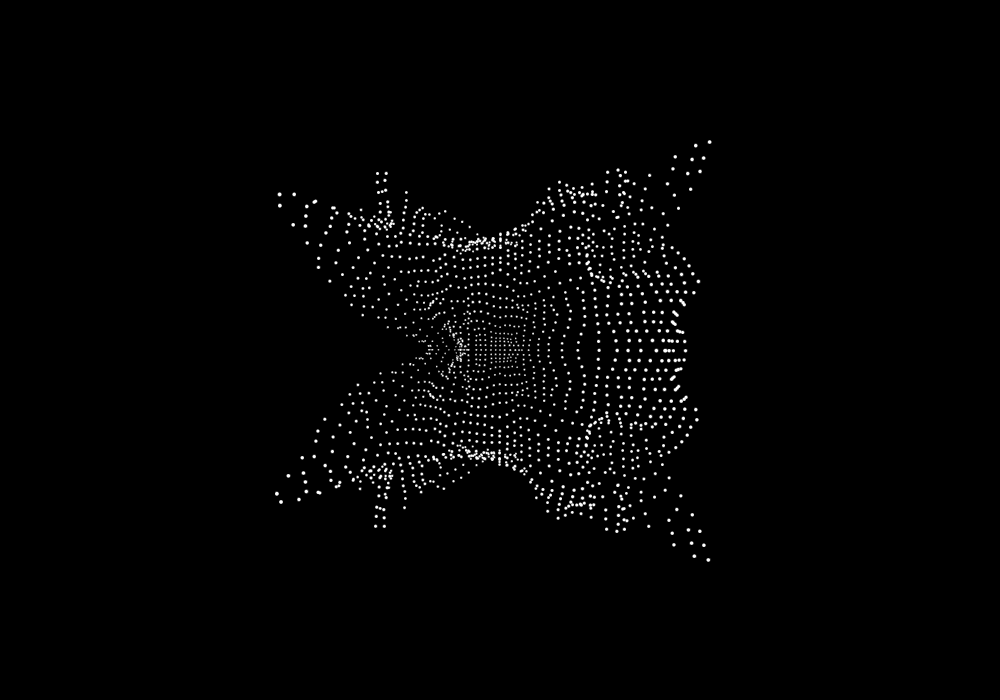
Frame 1 (no input)
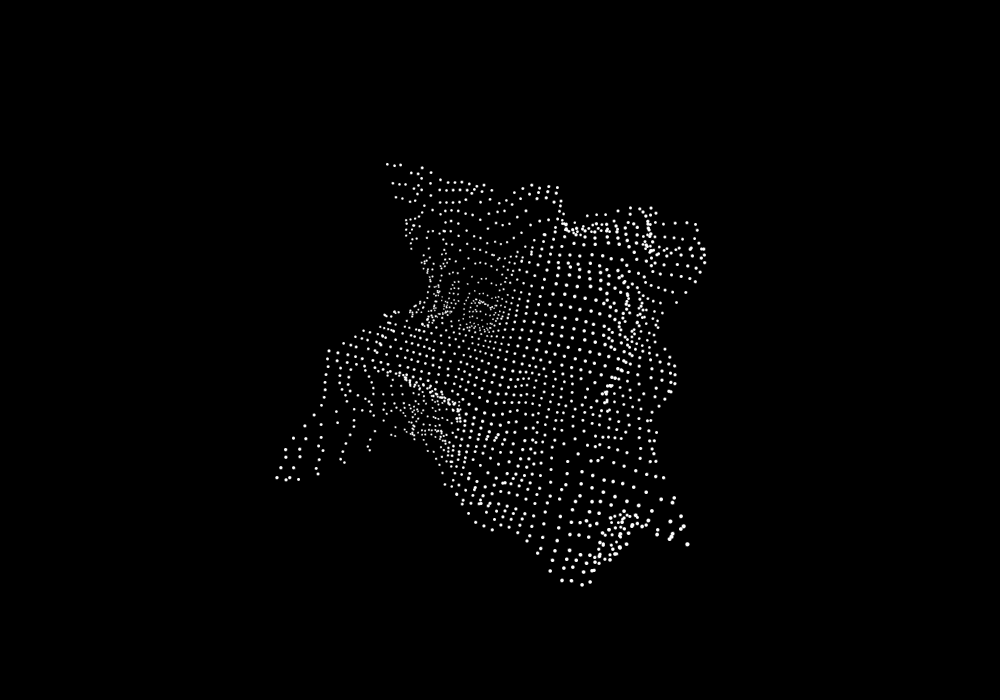
Frame 60 (the mouse pressed at the canvas centre just before this capture)
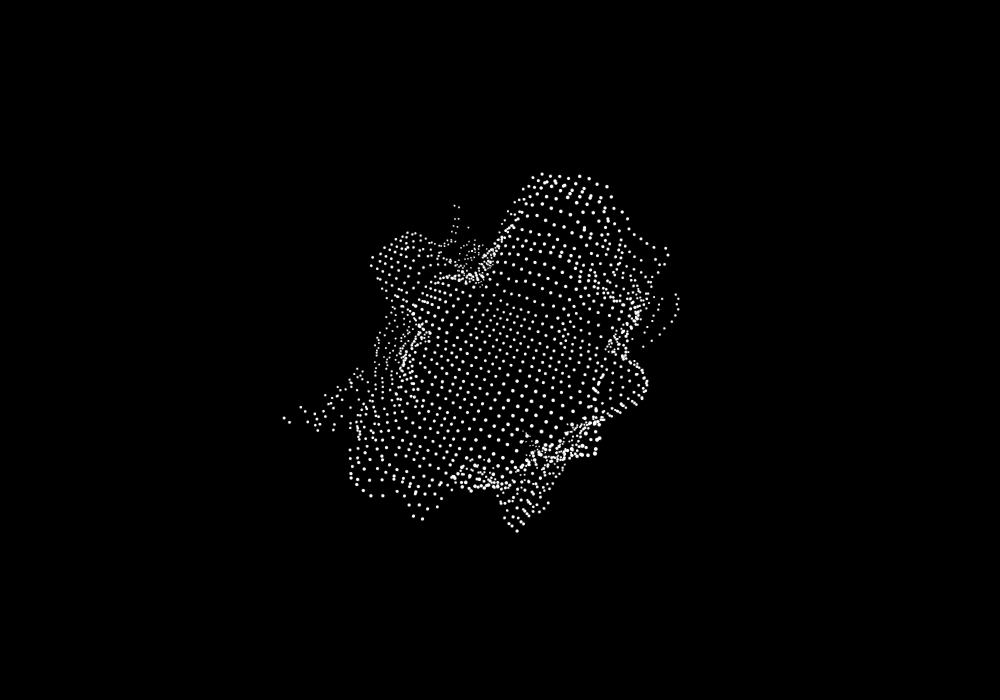
Frame 120 (the mouse held since frame 60 and released just before this capture)

The Processing sketch that drew these frames (run headless with seeded random() and noise(); from frame 60 on, the mouse is pressed at the canvas centre):

// Processing sketch: abandonedart_75_shimmer
// ── abandonedart_75_shimmer.pde
//Modified by Undercurrent, origin work by:

//abandonedart_75_shimmer
// Apr 2010
// http://www.abandonedart.org
// http://www.zenbullets.com
//
// This work is licensed under a Creative Commons 3.0 License.
// (Attribution - NonCommerical - ShareAlike)
// http://creativecommons.org/licenses/by-nc-sa/3.0/
// 
// This basically means, you are free to use it as long as you:
// 1. give http://www.zenbullets.com a credit
// 2. don't use it for commercial gain
// 3. share anything you create with it in the same way I have
//
// These conditions can be waived if you want to do something groovy with it 
// though, so feel free to email me via http://www.zenbullets.com


void setup(){
  size(1000,700);
}

void draw(){
  background(0);
  stroke(255,50); 
  translate(width/2,height/2);  
  rotate(frameCount*0.004);
  for(int y=-300;y<=300;y+=15){
    for(int x=-300;x<=300;x+=15){
      float noiseY=frameCount*0.01+y*0.005;
      float noiseX=frameCount*0.01+9999+x*0.005;      
      float nf=noise(noiseX,noiseY);
      ellipse(x*nf,y*nf,5*nf,5*nf);      
    }
  }
}
 
